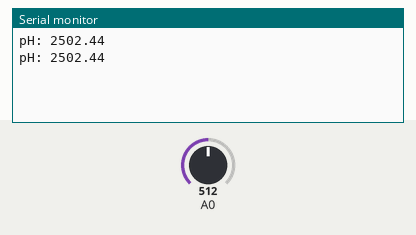
A sketch run on a simulated Arduino Uno, built with avr-gcc and run on an emulated ATmega328P. On the bench: the last lines printed to the serial monitor. The test bench sets the inputs (shaded band); at power-on: A0 = 512.

Above: at 1.8 s.
1.9 s: A0 set to 716
At 2.8 s:
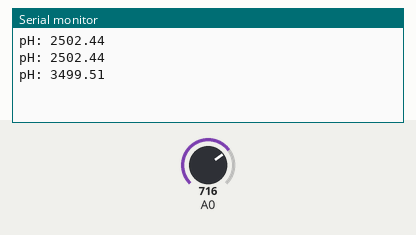
3.4 s: A0 set to 900
At 4.8 s:
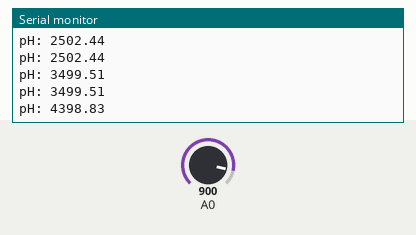
Timing chart, 0 to 6.4 s (numbered marks = the images above; inputs shaded):
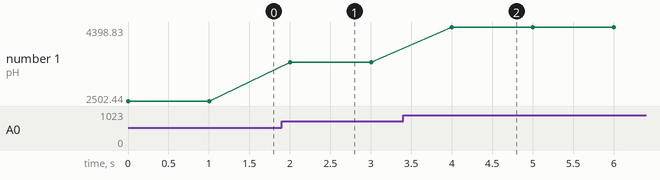

The sketch:

sketch.ino
```cpp
// Wrong: prints millivolts as pH
void setup() { Serial.begin(9600); }
void loop()
{
    int raw = analogRead(A0);
    float mv = raw * (5000.0 / 1023.0);
    Serial.print("pH: ");
    Serial.println(mv);
    delay(1000);
}
```

Measured:
- after the input at 1.9 s, the serial monitor: prints a new line after 0.10 s (image 1)
- after the input at 3.4 s, the serial monitor: prints a new line after 0.60 s (image 2)
- plotted number 1: 2502.44 → 3499.51 after the input at 1.9 s, 3499.51 → 4398.83 after the input at 3.4 s
